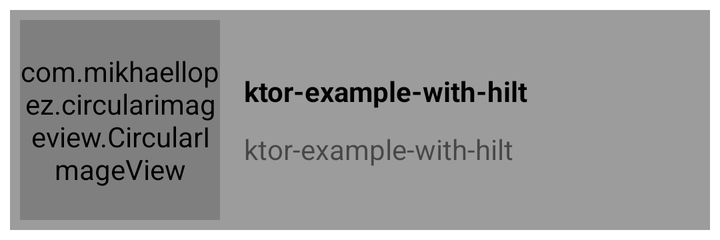
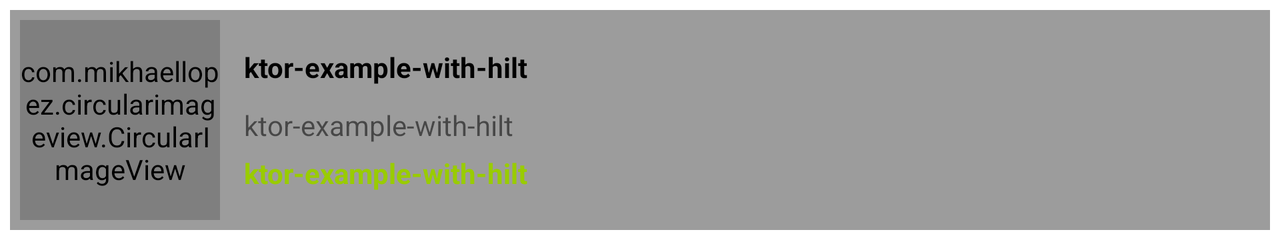

The same Android screen from two of the app's own layout files: first res/layout/ as a phone draws it, then the repository's variant for another configuration, drawn on a device whose configuration selects that folder. Both files follow.
<!-- AndroidManifest.xml: application theme Theme.HILTMVVMRETROFITCOROUTINE -->
<!-- res/layout/layout_repo.xml -->
<?xml version="1.0" encoding="utf-8"?>
<androidx.constraintlayout.widget.ConstraintLayout xmlns:android="http://schemas.android.com/apk/res/android"
    xmlns:app="http://schemas.android.com/apk/res-auto"
    android:layout_width="match_parent"
    android:layout_height="wrap_content"
    android:layout_margin="5dp"
    android:padding="5dp"
    android:background="@color/ash">

    <com.mikhaellopez.circularimageview.CircularImageView
        android:id="@+id/iv_owner"
        android:layout_width="100dp"
        android:layout_height="100dp"
        android:src="@mipmap/ic_launcher"
        app:civ_shadow_radius="10dp"
        app:layout_constraintStart_toStartOf="parent"
        app:layout_constraintTop_toTopOf="parent" />

    <LinearLayout
        android:layout_width="0dp"
        android:layout_height="100dp"
        android:gravity="center"
        android:orientation="vertical"
        android:paddingHorizontal="12dp"
        app:layout_constraintEnd_toEndOf="parent"
        app:layout_constraintStart_toEndOf="@id/iv_owner"
        app:layout_constraintTop_toTopOf="parent">

        <TextView
            android:id="@+id/tvTitle"
            android:layout_width="match_parent"
            android:layout_height="wrap_content"
            android:text="@string/app_name"
            android:textColor="@color/black"
            android:textStyle="bold" />

        <TextView
            android:id="@+id/tvDescription"
            android:layout_width="match_parent"
            android:layout_height="wrap_content"
            android:layout_marginTop="10dp"
            android:text="@string/app_name" />

    </LinearLayout>
</androidx.constraintlayout.widget.ConstraintLayout>
<!-- resources referenced by this layout -->
<resources>
  <color name="ash">#9C9C9C</color>
  <color name="black">#FF000000</color>
  <string name="app_name">ktor-example-with-hilt</string>
  <style name="Theme.HILTMVVMRETROFITCOROUTINE" parent="Theme.MaterialComponents.DayNight.DarkActionBar">
          
          <item name="colorPrimary">@color/purple_500</item>
          <item name="colorPrimaryVariant">@color/purple_700</item>
          <item name="colorOnPrimary">@color/white</item>
          
          <item name="colorSecondary">@color/teal_200</item>
          <item name="colorSecondaryVariant">@color/teal_700</item>
          <item name="colorOnSecondary">@color/black</item>
          
          <item name="android:statusBarColor" tools:targetApi="l">?attr/colorPrimaryVariant</item>
          
      </style>
  <color name="purple_500">#FF6200EE</color>
  <color name="purple_700">#FF3700B3</color>
  <color name="white">#FFFFFFFF</color>
  <color name="teal_200">#FF03DAC5</color>
  <color name="teal_700">#FF018786</color>
</resources>
<!-- res/layout-land/layout_repo.xml (the repository's variant of the layout above) -->
<!-- drawn on the phone turned sideways -->
<?xml version="1.0" encoding="utf-8"?>
<androidx.constraintlayout.widget.ConstraintLayout xmlns:android="http://schemas.android.com/apk/res/android"
    xmlns:app="http://schemas.android.com/apk/res-auto"
    android:layout_width="match_parent"
    android:layout_height="wrap_content"
    android:layout_margin="5dp"
    android:padding="5dp"
    android:background="@color/ash">

    <com.mikhaellopez.circularimageview.CircularImageView
        android:id="@+id/iv_owner"
        android:layout_width="100dp"
        android:layout_height="100dp"
        android:src="@mipmap/ic_launcher"
        app:civ_shadow_radius="10dp"
        app:layout_constraintStart_toStartOf="parent"
        app:layout_constraintTop_toTopOf="parent" />

    <LinearLayout
        android:layout_width="0dp"
        android:layout_height="100dp"
        android:gravity="center"
        android:orientation="vertical"
        android:paddingHorizontal="12dp"
        app:layout_constraintEnd_toEndOf="parent"
        app:layout_constraintStart_toEndOf="@id/iv_owner"
        app:layout_constraintTop_toTopOf="parent">

        <TextView
            android:id="@+id/tvTitle"
            android:layout_width="match_parent"
            android:layout_height="wrap_content"
            android:text="@string/app_name"
            android:textColor="@color/black"
            android:textStyle="bold" />

        <TextView
            android:id="@+id/tvDescription"
            android:layout_width="match_parent"
            android:layout_height="wrap_content"
            android:layout_marginTop="10dp"
            android:text="@string/app_name" />
        <TextView
            android:id="@+id/tvType"
            android:layout_width="match_parent"
            android:layout_height="wrap_content"
            android:textStyle="bold"
            android:layout_marginTop="5dp"
            android:textColor="@android:color/holo_green_light"
            android:text="@string/app_name" />


    </LinearLayout>
</androidx.constraintlayout.widget.ConstraintLayout>
